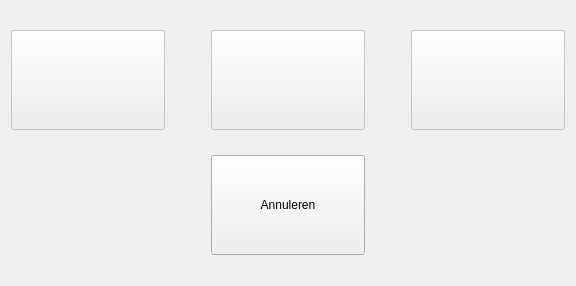
<?xml version="1.0" encoding="UTF-8"?>
<ui version="4.0">
 <class>CloseExternDialog</class>
 <widget class="QDialog" name="CloseExternDialog">
  <property name="geometry">
   <rect>
    <x>0</x>
    <y>0</y>
    <width>576</width>
    <height>286</height>
   </rect>
  </property>
  <property name="windowTitle">
   <string>Extern sluiten</string>
  </property>
  <layout class="QGridLayout" name="gridLayout">
   <item row="1" column="2">
    <widget class="QPushButton" name="btExtern2">
     <property name="enabled">
      <bool>false</bool>
     </property>
     <property name="minimumSize">
      <size>
       <width>0</width>
       <height>100</height>
      </size>
     </property>
     <property name="focusPolicy">
      <enum>Qt::NoFocus</enum>
     </property>
     <property name="text">
      <string/>
     </property>
    </widget>
   </item>
   <item row="2" column="2">
    <widget class="QPushButton" name="btCancel">
     <property name="minimumSize">
      <size>
       <width>0</width>
       <height>100</height>
      </size>
     </property>
     <property name="focusPolicy">
      <enum>Qt::NoFocus</enum>
     </property>
     <property name="text">
      <string>Annuleren</string>
     </property>
    </widget>
   </item>
   <item row="1" column="1">
    <spacer name="horizontalSpacer">
     <property name="orientation">
      <enum>Qt::Horizontal</enum>
     </property>
     <property name="sizeType">
      <enum>QSizePolicy::Maximum</enum>
     </property>
     <property name="sizeHint" stdset="0">
      <size>
       <width>40</width>
       <height>20</height>
      </size>
     </property>
    </spacer>
   </item>
   <item row="1" column="4">
    <widget class="QPushButton" name="btExtern3">
     <property name="enabled">
      <bool>false</bool>
     </property>
     <property name="minimumSize">
      <size>
       <width>0</width>
       <height>100</height>
      </size>
     </property>
     <property name="focusPolicy">
      <enum>Qt::NoFocus</enum>
     </property>
     <property name="text">
      <string/>
     </property>
    </widget>
   </item>
   <item row="1" column="0">
    <widget class="QPushButton" name="btExtern1">
     <property name="enabled">
      <bool>false</bool>
     </property>
     <property name="minimumSize">
      <size>
       <width>0</width>
       <height>100</height>
      </size>
     </property>
     <property name="focusPolicy">
      <enum>Qt::NoFocus</enum>
     </property>
     <property name="text">
      <string/>
     </property>
    </widget>
   </item>
   <item row="1" column="3">
    <spacer name="horizontalSpacer_2">
     <property name="orientation">
      <enum>Qt::Horizontal</enum>
     </property>
     <property name="sizeType">
      <enum>QSizePolicy::Maximum</enum>
     </property>
     <property name="sizeHint" stdset="0">
      <size>
       <width>40</width>
       <height>20</height>
      </size>
     </property>
    </spacer>
   </item>
  </layout>
 </widget>
 <resources/>
 <connections/>
</ui>
